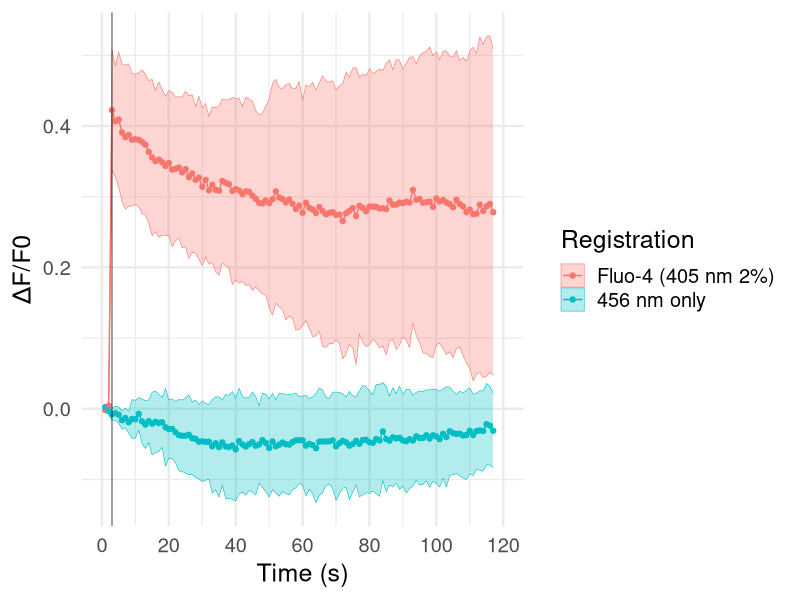

The R script that drew this image:
# Flyo-4 and Fura Red data analysis, uncaging with different stimulation power
# Copyright © 2020 Borys Olifirov

require(ggplot2)
require(dplyr)
require(magrittr)

setwd('/home/astria/bio/note/projects/0_2020_hek_transient/experiments/11_16_2020_hpca_uncaging_fura/scripts')

df.fluo <- read.csv('results_fluo.csv')
df.fluo <- subset(df.fluo, feature == 5)
df.hpca <- read.csv('results_hpca.csv')
df.hpca <- subset(df.hpca,feature == 'reg')
df <- rbind(df.fluo,df.hpca)

df.feature <- subset(df, select = c(feature, time, int))
df.sum <- df.feature %>% group_by(time, feature) %>% summarise_all(list(mean, sd), na.rm = TRUE)

##### ALL CURVES #####
ggplot(df.sum, aes(x=time)) +
  geom_line(aes(y=fn1, colour=as.factor(feature))) +
  geom_point(aes(y=fn1, colour=as.factor(feature))) +
  geom_ribbon(aes(ymin=fn1-fn2,
                  ymax=fn1+fn2,
                  colour=as.factor(feature),
                  fill=as.factor(feature)),
              alpha=.3,
              size=.2) +
  geom_vline(xintercept = 3, size=.5, alpha = .5) +
  scale_x_continuous(limits = c(0, 120),
                     breaks = seq(0, 120, 20)) +
  labs(y ='ΔF/F0', x = 'Time (s)') +
  scale_colour_discrete(name  = 'Registration',
                        breaks = c('5', 'reg'),
                        labels=c('Fluo-4 (405 nm 2%)', '456 nm only')) +
  scale_fill_discrete(name  = 'Registration',
                      breaks = c('5', 'reg'),
                      labels=c('Fluo-4 (405 nm 2%)', '456 nm only')) +
  theme_minimal(base_size = 18)



# df_dd <- subset(df.sum, time == 4, select = c(power, fn1, fn2))
# 
# ggplot(df_dd, aes(x=power)) +
#   geom_ribbon(aes(ymin=fn1-(fn2/fn1),
#                   ymax=fn1+(fn2/fn1)),
#               alpha=.5) +
#   geom_line(aes(y=fn1)) +
#   geom_point(aes(y=fn1)) +
#   labs(y ='ΔF/F0', x = '405 power (%)',
#        title = 'Fluo-4 exposure-effect',
#        subtitle = 'Gray area - corrected sd (sd / F/F0)') +
#   theme_minimal(base_size = 18)

